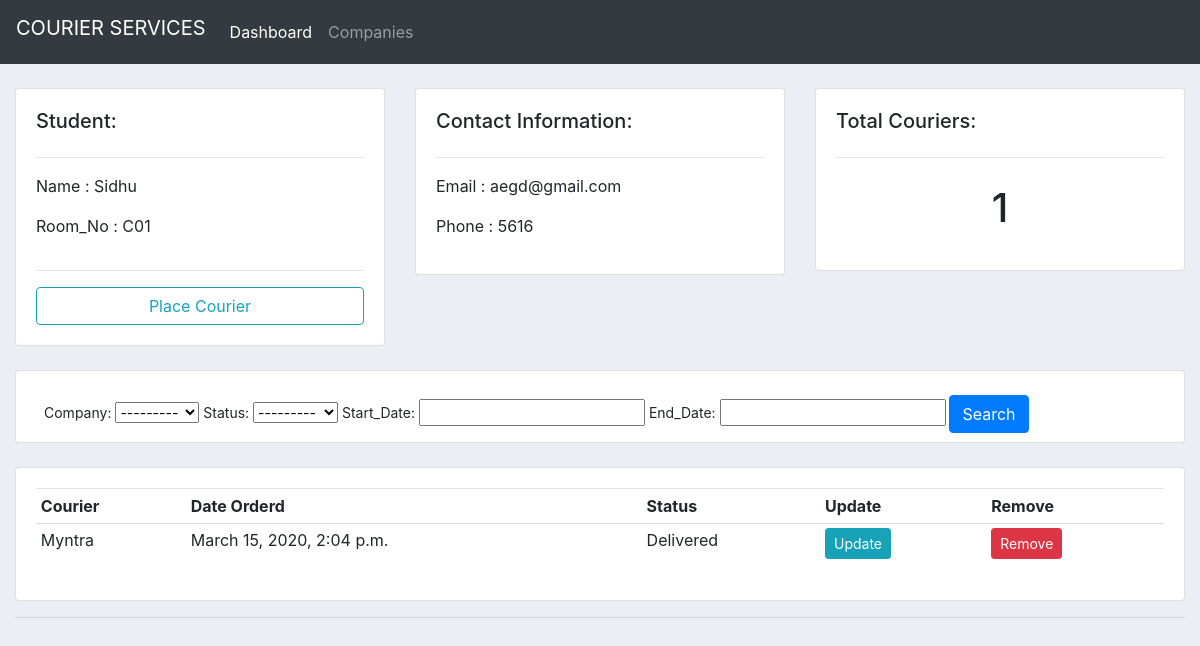
/student/4/, run on the app's committed database.
### courier/models.py (models this page shows, shortened)
class Student(models.Model):
    enrollment_no= models.IntegerField(null=True)
    name= models.CharField(max_length=200,null=True)
    room_no= models.CharField(max_length=10,null=True)
    phone= models.IntegerField(null=True)
    email= models.CharField(max_length=200,null=True)
    date_created= models.DateTimeField(auto_now_add=True,null=True)

class Order(models.Model):
    STATUS=(
        ('Pending','Pending'),
        ('Delivered','Delivered'),
    )
    student = models.ForeignKey(Student,null=True,on_delete= models.SET_NULL)
    company = models.ForeignKey(Company,null=True,on_delete= models.SET_NULL)
    date_created = models.DateTimeField(auto_now_add=True, null=True)
    status = models.CharField(max_length=200,null=True,choices=STATUS)

class Company(models.Model):
    name= models.CharField(max_length=200,null=True)
    description= models.CharField(max_length=200,null=True,blank=True)
    date_created= models.DateTimeField(auto_now_add=True,null=True)
    def __str__(self):
        return self.name

### courier/views.py (the view)
# urls.py: path('student/<str:pk_test>/',views.student,name="student"),
def student(request,pk_test):
    student= Student.objects.get(id=pk_test)
    orders=student.order_set.all().order_by('-date_created')
    total_order=orders.count()
    myFilter=OrderFilter(request.GET,queryset=orders)
    orders=myFilter.qs
    context={'student':student,'orders':orders,'total_order':total_order,'myFilter':myFilter}
    return render(request,'courier/student.html',context)

### courier/templates/courier/student.html
{%  extends 'courier/main.html' %}
{% block content %}
	<br>
<div class="row">
	<div class="col-md">
		<div class="card card-body">
			<h5>Student:</h5>
			<hr>
            <p>Name :   {{ student.name }}</p>
            <p>Room_No :   {{ student.room_no }}</p>
            <hr>
			<a class="btn btn-outline-info  " href="{% url 'create_courier' student.id %}">Place Courier</a>
		</div>
	</div>
	<div class="col-md">
		<div class="card card-body">
			<h5>Contact Information:</h5>
			<hr>
			<p>Email :  {{ student.email }} </p>
			<p>Phone :  {{ student.phone }} </p>
		</div>
	</div>
	<div class="col-md">
		<div class="card card-body">
			<h5>Total Couriers:</h5>
			<hr>
			<h1 style="text-align: center;padding: 10px">{{ total_order }}</h1>
		</div>
	</div>
</div>
<br>
<div class="row">
	<div class="col">
		<div class="card card-body">
			<form class="form-control-sm" method="get">
                <label>Company: </label>
                {{ myFilter.form.company }}
                <label>Status: </label>
                {{ myFilter.form.status }}
                <label>Start_Date: </label>
                {{ myFilter.form.start_date }}
                <label>End_Date: </label>
                {{ myFilter.form.end_date }}
		    <button class="btn btn-primary" type="submit">Search</button>
		  </form>
		</div>
	</div>
</div>
<br>
<div class="row">
	<div class="col-md">
		<div class="card card-body">
			<table class="table table-sm">
				<tr>
					<th>Courier</th>
					<th>Date Orderd</th>
					<th>Status</th>
					<th>Update</th>
					<th>Remove</th>
				</tr>
                {% for order in orders %}
                    <tr>
                    <td>{{ order.company }}</td>
                    <td>{{ order.date_created }}</td>
                    <td>{{ order.status }}</td>
                    <td><a class="btn btn-sm btn-info" href="{% url 'update_courier' order.id %}">Update</a></td>
                    <td><a class="btn btn-sm btn-danger" href="{% url 'remove_courier' order.id %}">Remove</a></td>
                    </tr>
                {% endfor %}
			</table>
		</div>
	</div>
</div>
{% endblock %}

### static/css/main.css (style rules this page uses)
body { background-color: #ebeff5; }

### data on the page
Student: name "Sidhu", room_no "C01", email "aegd@gmail.com", phone "5616"
Order: company "Myntra", date_created "March 15, 2020, 2:04 p.m.", status "Delivered"

### other printed values
{{ total_order }} "1"
